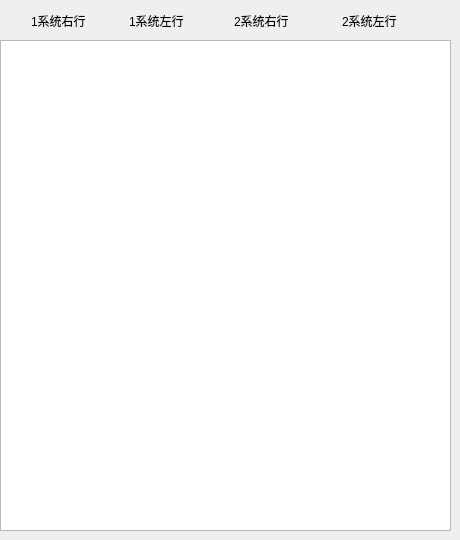
       <widget class="QWidget" name="page">
        <widget class="QMdTableView" name="tableView">
         <property name="geometry">
          <rect>
           <x>0</x>
           <y>40</y>
           <width>451</width>
           <height>491</height>
          </rect>
         </property>
         <property name="verticalScrollBarPolicy">
          <enum>Qt::ScrollBarAlwaysOff</enum>
         </property>
         <property name="horizontalScrollBarPolicy">
          <enum>Qt::ScrollBarAlwaysOff</enum>
         </property>
         <property name="editTriggers">
          <set>QAbstractItemView::AnyKeyPressed|QAbstractItemView::DoubleClicked|QAbstractItemView::EditKeyPressed|QAbstractItemView::SelectedClicked</set>
         </property>
         <property name="alternatingRowColors">
          <bool>false</bool>
         </property>
         <property name="selectionMode">
          <enum>QAbstractItemView::SingleSelection</enum>
         </property>
         <property name="verticalScrollMode">
          <enum>QAbstractItemView::ScrollPerPixel</enum>
         </property>
         <property name="horizontalScrollMode">
          <enum>QAbstractItemView::ScrollPerPixel</enum>
         </property>
         <attribute name="horizontalHeaderDefaultSectionSize">
          <number>50</number>
         </attribute>
        </widget>
        <widget class="QWidget" name="layoutWidget">
         <property name="geometry">
          <rect>
           <x>31</x>
           <y>11</y>
           <width>181</width>
           <height>19</height>
          </rect>
         </property>
         <layout class="QHBoxLayout" name="horizontalLayout_2">
          <property name="spacing">
           <number>15</number>
          </property>
          <item>
           <widget class="QMdLabel" name="label_2">
            <property name="text">
             <string>1系统右行</string>
            </property>
           </widget>
          </item>
          <item>
           <widget class="QMdLabel" name="label">
            <property name="text">
             <string>1系统左行</string>
            </property>
           </widget>
          </item>
         </layout>
        </widget>
        <widget class="QWidget" name="layoutWidget_2">
         <property name="geometry">
          <rect>
           <x>234</x>
           <y>11</y>
           <width>201</width>
           <height>20</height>
          </rect>
         </property>
         <layout class="QHBoxLayout" name="horizontalLayout_4">
          <property name="spacing">
           <number>15</number>
          </property>
          <item>
           <widget class="QMdLabel" name="label_sys2r">
            <property name="text">
             <string>2系统右行</string>
            </property>
           </widget>
          </item>
          <item>
           <widget class="QMdLabel" name="label_sys2l">
            <property name="text">
             <string>2系统左行</string>
            </property>
           </widget>
          </item>
         </layout>
        </widget>
       </widget>
